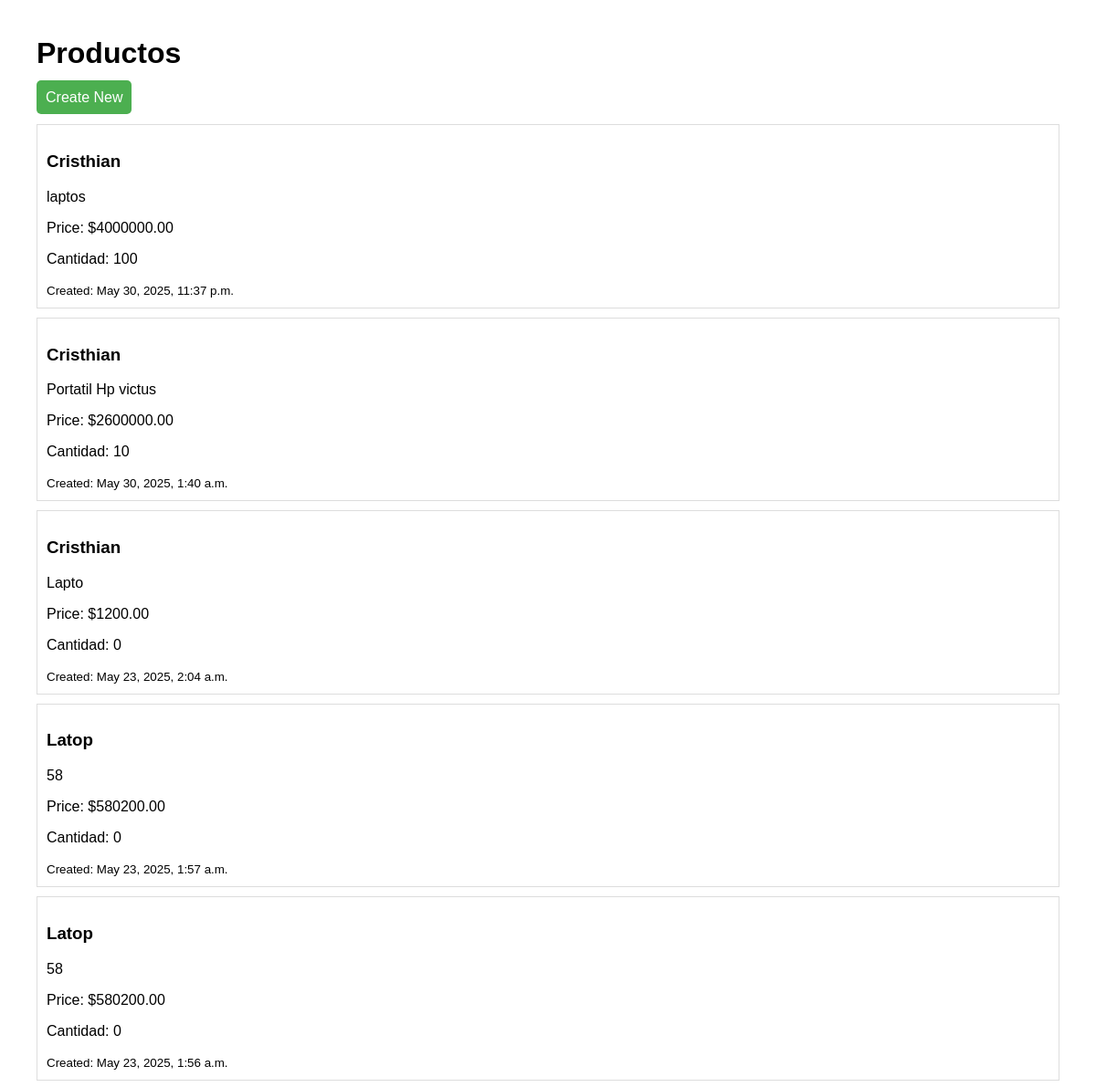
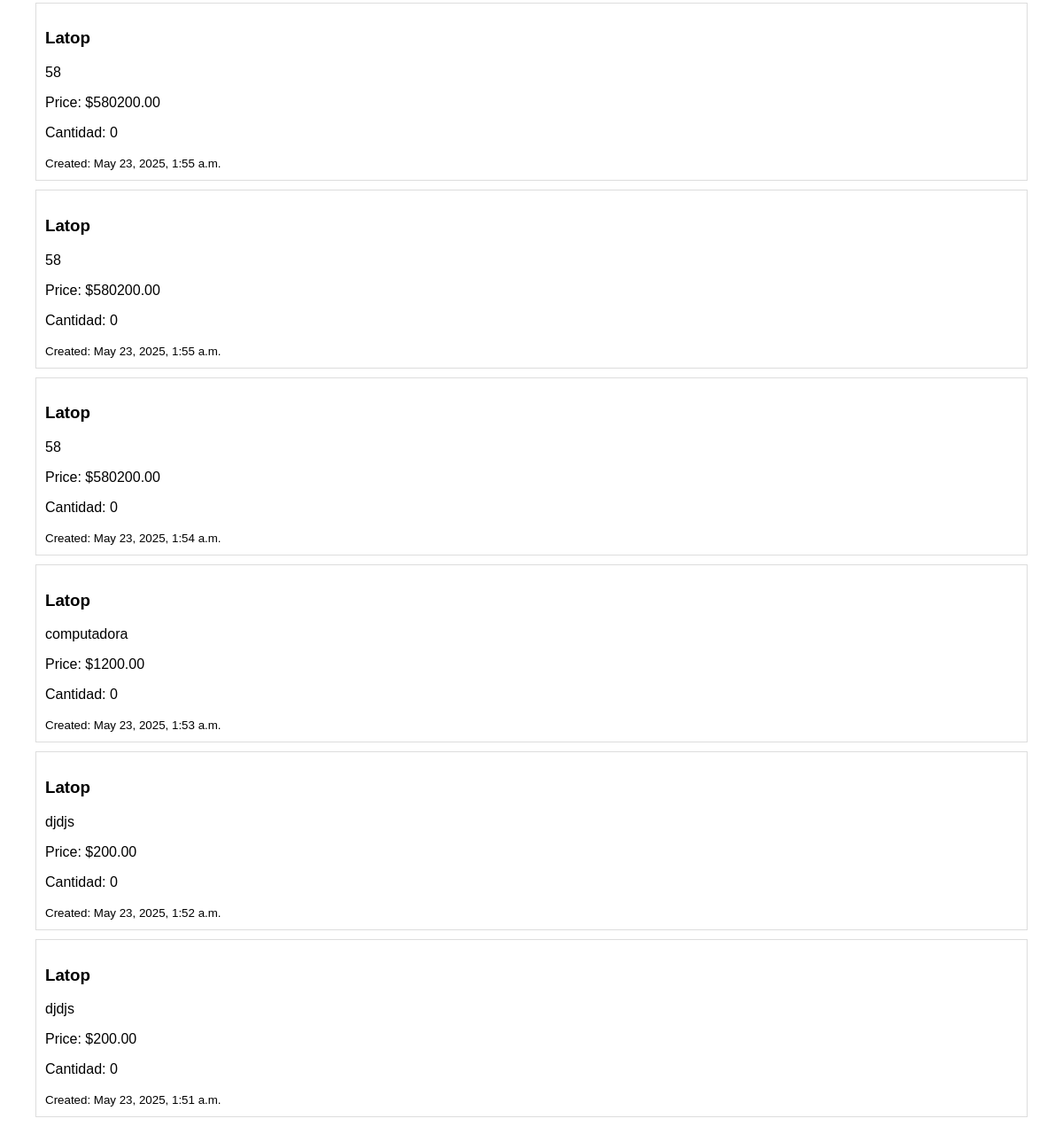
Screenshot of /pedidos/listar_pedidos/ with the database file from the repository (2 pictures, top to bottom).
### pedidos/models.py (models this page shows, shortened)
class Producto(models.Model):
    nombre = models.CharField(max_length=100)
    descripcion = models.TextField()
    precio = models.DecimalField(max_digits=10, decimal_places=2)
    cantidad = models.PositiveBigIntegerField(default=0)
    created_at = models.DateTimeField(auto_now_add=True)

### pedidos/views.py (the view)
# urls.py: path( "listar_pedidos/", views.listar_pedidos, name="listar_pedidos" ),
def listar_pedidos(request):
    productos = Producto.objects.all().order_by('-created_at')
    return render(request, 'pedidos/listar_pedidos.html', {'productos': productos})

### pedidos/templates/pedidos/listar_pedidos.html (shortened to what this page needs)
<!DOCTYPE html>
<html>
<head>
</head>
<body>
    <h1>Productos</h1>
    <div class="actions">
        <a href="{% url 'crear_pedidos' %}" class="btn btn-create">Create New</a>
    </div>
    {% for product in productos %}
        <div class="producto">
            <h3>{{ product.nombre }}</h3>
            <p>{{ product.descripcion }}</p>
            <p>Price: ${{ product.precio }}</p>
            <p>Cantidad: {{ product.cantidad }}</p>
            <small>Created: {{ product.created_at }}</small>
        </div>
    {% empty %}
        <p>No productos available.</p>
    {% endfor %}
</body>
</html>

### pedidos/templates/pedidos/listar_pedidos.html (style rules this page uses)
body { font-family: Arial; margin: 40px; }
.producto { border: 1px solid #ddd; padding: 10px; margin: 10px 0; }
.actions { margin: 20px 0; }
.btn { padding: 10px; text-decoration: none; color: white; border-radius: 5px; }
.btn-create { background-color: #4CAF50; }

### rows the page displays
Producto: nombre "Cristhian", descripcion "laptos", precio "4000000.00", cantidad "100", created_at "May 30, 2025, 11:37 p.m."
Producto: nombre "Cristhian", descripcion "Portatil Hp victus", precio "2600000.00", cantidad "10", created_at "May 30, 2025, 1:40 a.m."
Producto: nombre "Cristhian", descripcion "Lapto", precio "1200.00", cantidad "0", created_at "May 23, 2025, 2:04 a.m."
Producto: nombre "Latop", descripcion "58", precio "580200.00", cantidad "0", created_at "May 23, 2025, 1:57 a.m."
Producto: nombre "Latop", descripcion "58", precio "580200.00", cantidad "0", created_at "May 23, 2025, 1:56 a.m."
Producto: nombre "Latop", descripcion "58", precio "580200.00", cantidad "0", created_at "May 23, 2025, 1:55 a.m."
Producto: nombre "Latop", descripcion "58", precio "580200.00", cantidad "0", created_at "May 23, 2025, 1:55 a.m."
Producto: nombre "Latop", descripcion "58", precio "580200.00", cantidad "0", created_at "May 23, 2025, 1:54 a.m."
Producto: nombre "Latop", descripcion "computadora", precio "1200.00", cantidad "0", created_at "May 23, 2025, 1:53 a.m."
Producto: nombre "Latop", descripcion "djdjs", precio "200.00", cantidad "0", created_at "May 23, 2025, 1:52 a.m."
Producto: nombre "Latop", descripcion "djdjs", precio "200.00", cantidad "0", created_at "May 23, 2025, 1:51 a.m."
